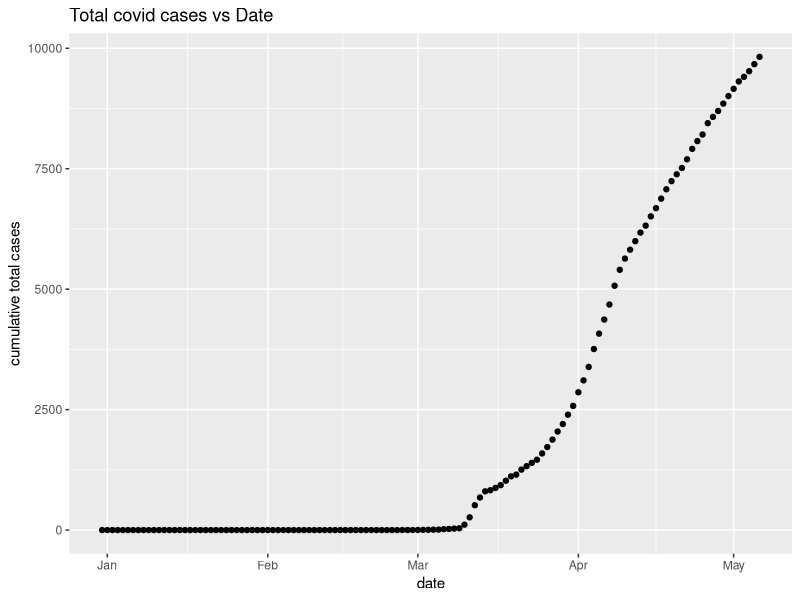
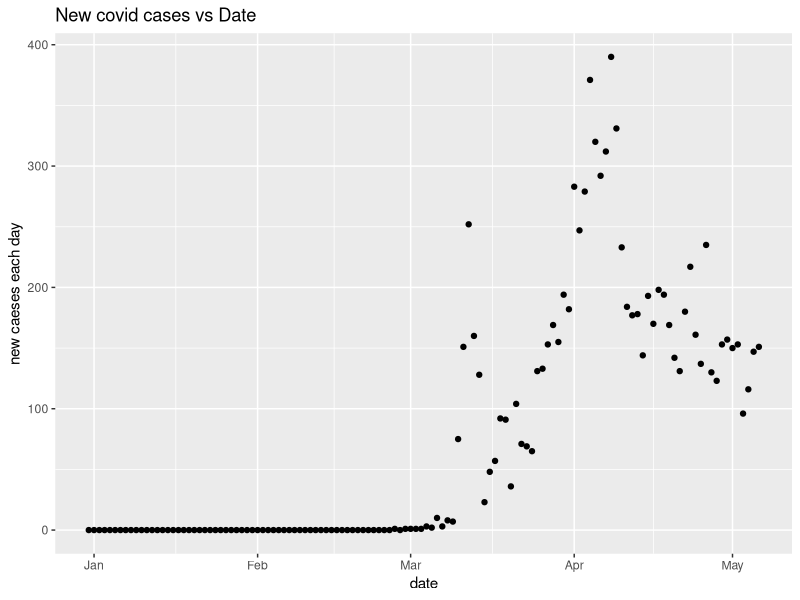
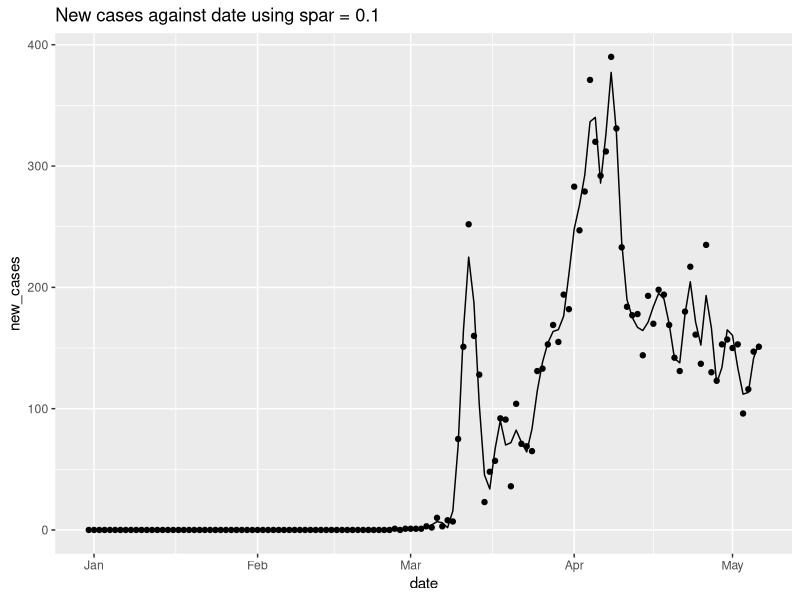
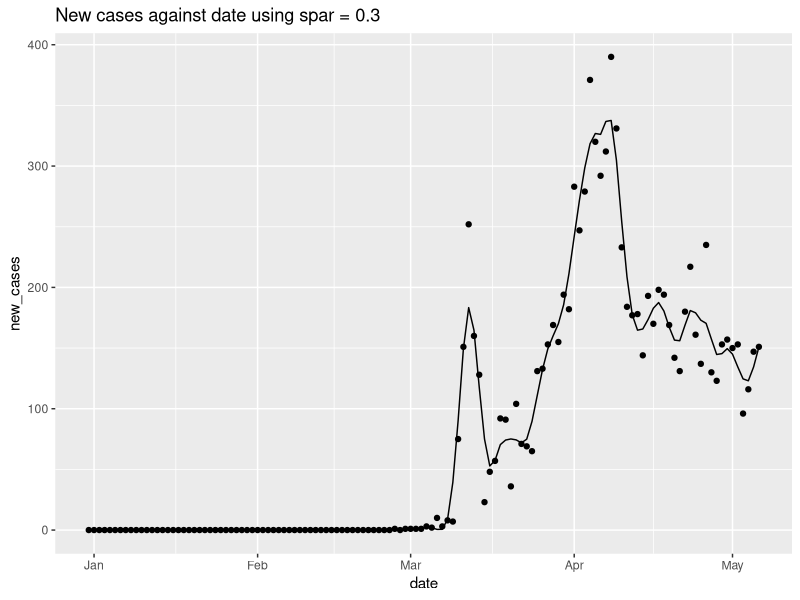
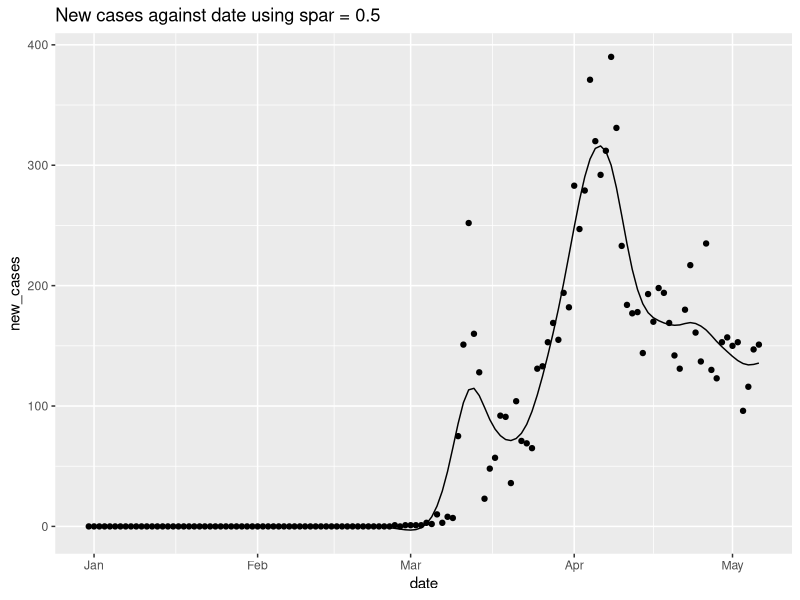
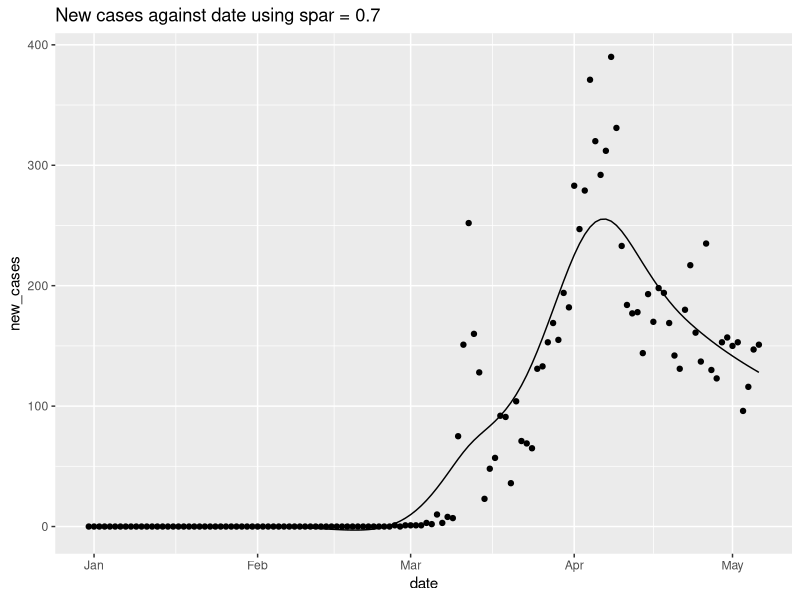
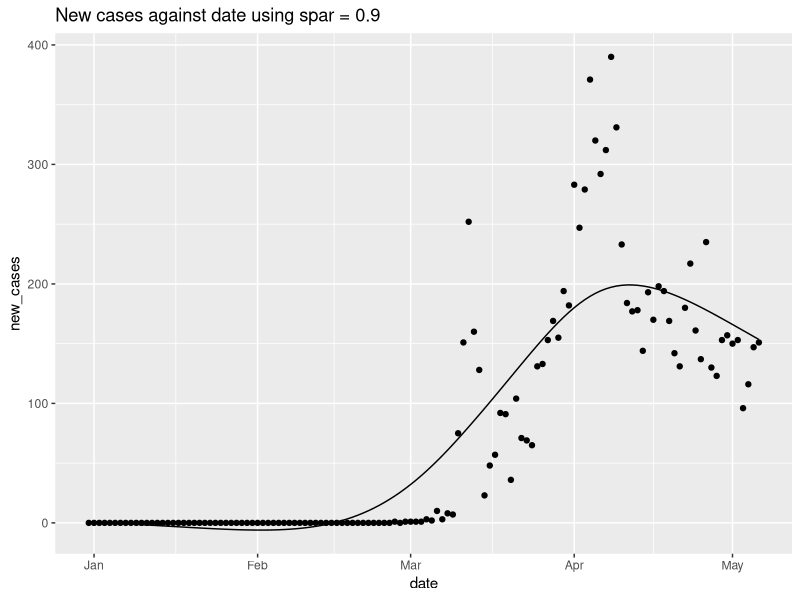
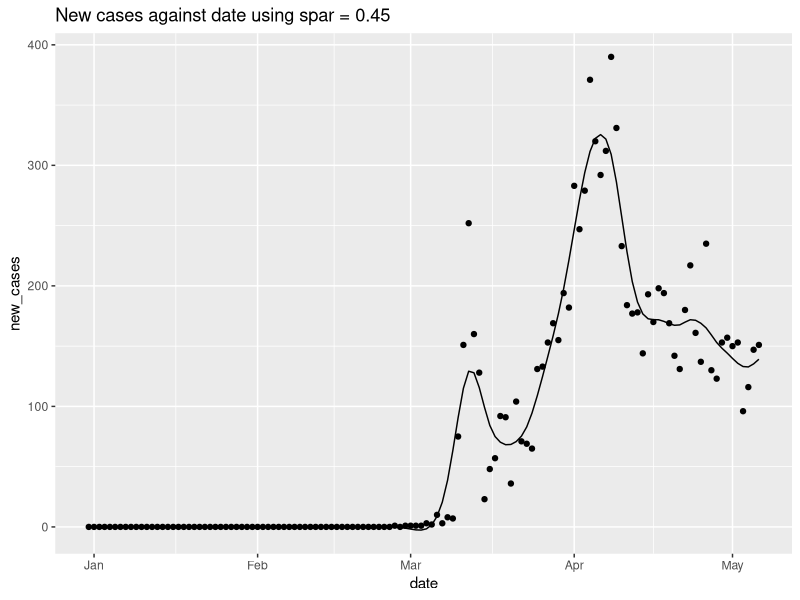

These charts were generated, in order, by the following R code:
## ---- chunk 1
#read data into R
covid<- read.csv("Covid cases.csv")
covid$date <- as.Date(covid$date)
library(ggplot2)
total_date <-ggplot(covid, aes(x=date, y=total_cases))
total_date <- total_date + geom_point() + labs(title = "Total covid cases vs Date", 
                                           y = "cumulative total cases")
total_date 

new_date <-ggplot(covid, aes(x=date, y=new_cases))
new_date <- new_date + geom_point() + labs(title="New covid cases vs Date",
                                             y ="new caeses each day")
new_date
## ---- chunk 2
library(gam)
model01 <- gam(new_cases ~ s(date, spar=0.1),data=covid)
summary(model01)
covid$fits01 <- fitted(model01)
plot01 <- ggplot(covid, aes(x=date, y=new_cases)) + geom_point() + labs(title="New cases against date using spar = 0.1")
plot01 <- plot01 + geom_line(aes(x=date, y=fits01))
plot01
## ---- chunk 3
model02 <- gam(new_cases ~ s(date, spar=0.3),data=covid)
summary(model02)
covid$fits02 <- fitted(model02)
plot02 <- ggplot(covid, aes(x=date, y=new_cases)) + geom_point() + labs(title="New cases against date using spar = 0.3")
plot02 <- plot02 + geom_line(aes(x=date, y=fits02))
plot02
## ---- chunk 4
model03 <- gam(new_cases ~ s(date, spar=0.5),data=covid)
summary(model03)
covid$fits03 <- fitted(model03)
plot03 <- ggplot(covid, aes(x=date, y=new_cases)) + geom_point() + labs(title="New cases against date using spar = 0.5")
plot03 <- plot03 + geom_line(aes(x=date, y=fits03))
plot03
## ---- chunk 5
model04 <- gam(new_cases ~ s(date, spar=0.7),data=covid)
summary(model04)
covid$fits04 <- fitted(model04)
plot04 <- ggplot(covid, aes(x=date, y=new_cases)) + geom_point() + labs(title="New cases against date using spar = 0.7")
plot04 <- plot04 + geom_line(aes(x=date, y=fits04))
plot04
## ---- chunk 6
model05 <- gam(new_cases ~ s(date, spar=0.9),data=covid)
summary(model05)
covid$fits05 <- fitted(model05)
plot05 <- ggplot(covid, aes(x=date, y=new_cases)) + geom_point() + labs(title="New cases against date using spar = 0.9")
plot05 <- plot05 + geom_line(aes(x=date, y=fits05))
plot05
## ---- chunk 7
model06 <- gam(new_cases ~ s(date, spar=0.45),data=covid)
summary(model06)
covid$fits06 <- fitted(model06)
plot06 <- ggplot(covid, aes(x=date, y=new_cases)) + geom_point() + labs(title="New cases against date using spar = 0.45")
plot06 <- plot06 + geom_line(aes(x=date, y=fits06))
plot06
